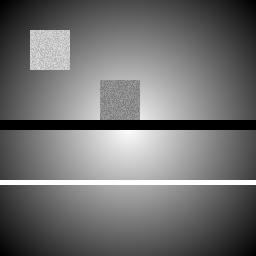
#> input picture data/image.png, 256 x 256 px
$ python image_huffman.py
#> lines starting #> are read from the running program, lines starting #| are printed output that depends on the picture
#!/usr/bin/env python3
"""Image Huffman Coding: grayscale image compression with lossless reconstruction."""
import heapq, math, os, struct, sys
from collections import Counter
import cv2, numpy as np
from matplotlib import pyplot as plt

class BitWriter:
    def __init__(self):
        self.buf = bytearray()
        self.byte = 0
        self.bits = 0
    def write(self, b):
        self.byte = (self.byte << 1) | (b & 1)
        self.bits += 1
        if self.bits == 8:
            self.buf.append(self.byte)
            self.byte = 0
            self.bits = 0
    def write_str(self, s):
        for c in s:
            self.write(1 if c == "1" else 0)
    def flush(self):
        if self.bits > 0:
            self.byte <<= (8 - self.bits)
            self.buf.append(self.byte)
            self.byte = 0
            self.bits = 0
        return bytes(self.buf)
    @property
    def padding(self):
        return 8 - self.bits if self.bits > 0 else 0

class HuffmanNode:
    __slots__ = ("sym", "freq", "left", "right")
    def __init__(self, sym=None, freq=0, left=None, right=None):
        self.sym = sym; self.freq = freq; self.left = left; self.right = right
    def __lt__(self, o):
        return (self.freq, id(self)) < (o.freq, id(o))
    def is_leaf(self):
        return self.left is None and self.right is None

class ImageHuffman:
    def __init__(self):
        self.freq = {}
        self.codes = {}
        self.tree = None
        self.h = self.w = 0

    def load_image(self, path):
        """Step 1-2: Read image, convert to grayscale."""
#> called with path = 'data/image.png'
        img = cv2.imread(path, cv2.IMREAD_GRAYSCALE)
#> img is the input picture: shape (256, 256); min 0, max 255, mean 112
        if img is None:
            from PIL import Image
            img = np.array(Image.open(path).convert("L"))
        self.h, self.w = img.shape
#> self.h = 256; self.w = 256
        self.img = img
        print(f"[OK] Loaded: {path} -> {self.w}x{self.h} grayscale")
#| [OK] Loaded: data/image.png -> 256x256 grayscale

    def build_histogram(self):
        """Step 3: Count pixel value frequencies (0-255)."""
        pixels = self.img.ravel().tolist()
#> pixels = 65536 items
        self.freq = dict(Counter(pixels))
#> self.freq = 254 items
        n = len(pixels)
#> n = 65536
        h = 0.0
        for c in self.freq.values():
            p = c / n
            h -= p * math.log2(p)
#> this loop made 254 passes
#> (c, p, h) on passes 1 to 3: (2585, 0.0394, 0.184), (16, 0.000244, 0.187), (20, 0.000305, 0.19)
#> after the loop, h = 7.58
        self.entropy = h
#> self.entropy = 7.58
        print(f"[OK] Histogram: {len(self.freq)} unique / {n} total")
#| [OK] Histogram: 254 unique / 65536 total
        print(f"[OK] Entropy: {h:.4f} bits/pixel")
#| [OK] Entropy: 7.5830 bits/pixel
        return self.freq

    def build_tree(self):
        """Step 4: Build Huffman tree and code table."""
        heap = [HuffmanNode(sym=s, freq=f) for s, f in self.freq.items()]
#> heap = 254 items
        heapq.heapify(heap)
        while len(heap) > 1:
            a = heapq.heappop(heap)
            b = heapq.heappop(heap)
            heapq.heappush(heap, HuffmanNode(freq=a.freq + b.freq, left=a, right=b))
        self.tree = heap[0] if heap else None
        self.codes = {}
        self._gen_codes(self.tree)
        # Convert to canonical codes for decoder compatibility
        items = sorted(self.codes.items(), key=lambda x: (len(x[1]), x[0]))
        out, code, cur = {}, 0, 0
        for sym, orig in items:
            length = len(orig)
            code <<= (length - cur)
            out[sym] = format(code, f"0{length}b")
            code += 1; cur = length
        self.codes = out
        n = sum(self.freq.values())
#> n = 65536
        self.avg_len = sum(self.freq[s] * len(c) for s, c in self.codes.items()) / n
#> self.avg_len = 7.62
        print(f"[OK] Tree: {len(self.codes)} codes, avg len: {self.avg_len:.4f} bpp, "
              f"eff: {self.entropy / self.avg_len * 100:.2f}%")
#| [OK] Tree: 254 codes, avg len: 7.6178 bpp, eff: 99.54%

    def _gen_codes(self, node, prefix=""):
        if node.is_leaf() and node.sym is not None:
            self.codes[node.sym] = prefix or "0"
            return
        if node.left:
            self._gen_codes(node.left, prefix + "0")
        if node.right:
            self._gen_codes(node.right, prefix + "1")

    def encode(self):
        """Encode pixel data to bitstream."""
        bw = BitWriter()
        for p in self.img.ravel():
            bw.write_str(self.codes[p])
#> this loop made 65536 passes
#> p on passes 28 to 30: 22, 23, 24
        return bw

    def save(self, path):
        """Step 5: Save compressed .huf file."""
        bw = self.encode()
        out = bytearray()
        out.extend(b"HF"); out.append(1)                  # magic + version
        out.extend(struct.pack("<HH", self.h, self.w))    # dimensions
        out.extend(struct.pack("<H", len(self.freq)))     # num symbols
        for sym in sorted(self.freq.keys()):
            out.extend(struct.pack("<I", sym))            # pixel value
            out.extend(struct.pack("<H", len(self.codes[sym])))  # code length
        out.append(bw.padding)
        out.extend(bw.flush())
        with open(path, "wb") as f:
            f.write(bytes(out))
        orig = self.h * self.w
        comp = os.path.getsize(path)
        print(f"[OK] Compressed: {orig} B -> {comp} B (ratio: {orig/comp:.4f}x)")
#| [OK] Compressed: 65536 B -> 63939 B (ratio: 1.0250x)

    def load(self, path):
        """Step 6: Load .huf file and reconstruct image."""
#> called with path = 'data/image.huf'
        with open(path, "rb") as f:
            data = f.read()
        if data[0:2] != b"HF":
            raise ValueError("Invalid file format")
        pos = 3  # skip magic + version
        h = struct.unpack("<H", data[pos:pos+2])[0]; pos += 2
        w = struct.unpack("<H", data[pos:pos+2])[0]; pos += 2
        n_syms = struct.unpack("<H", data[pos:pos+2])[0]; pos += 2
        sym_lens = {}
        for _ in range(n_syms):
            s = struct.unpack("<I", data[pos:pos+4])[0]; pos += 4
            ln = struct.unpack("<H", data[pos:pos+2])[0]; pos += 2
            sym_lens[s] = ln
        pad = data[pos]; pos += 1
        payload = data[pos:]
        # Rebuild canonical tree
        items = sorted(sym_lens.items(), key=lambda x: (x[1], x[0]))
        cd, code, cur = {}, 0, 0
        for sym, ln in items:
            code <<= (ln - cur)
            cd[sym] = format(code, f"0{ln}b")
            code += 1; cur = ln
#> this loop made 254 passes
#> (sym, ln) on passes 1 to 3: (0, 5), (255, 6), (67, 7)
        root = HuffmanNode()
        for sym, cs in cd.items():
            node = root
            for b in cs:
                if b == "0":
                    if not node.left: node.left = HuffmanNode()
                    node = node.left
                else:
                    if not node.right: node.right = HuffmanNode()
                    node = node.right
            node.sym = sym
#> this loop made 254 passes
#> (sym, cs) on passes 1 to 3: (0, '00000'), (255, '000010'), (67, '0000110')
        self.tree = root
        # Decode bitstream
        bits = len(payload) * 8 - pad
        s = "".join("1" if (payload[i//8] >> (7-(i%8))) & 1 else "0" for i in range(bits))
        pixels, node = [], root
        for b in s:
            node = node.left if b == "0" else node.right
            if node and node.is_leaf():
                pixels.append(node.sym); node = root
#> this loop made 499240 passes
#> b on passes 1 to 3: '0', '0', '0'
        if len(pixels) > h * w:
            pixels = pixels[:h*w]
        self.h, self.w, self.img = h, w, np.array(pixels, dtype=np.uint8).reshape(h, w)
        print(f"[OK] Decoded: {w}x{h} grayscale ({len(pixels)} pixels)")
#| [OK] Decoded: 256x256 grayscale (65536 pixels)
#|   >>> LOSSELSS

    def psnr(self, other):
        """Compute PSNR (inf = identical, lossless)."""
        mse = np.mean((self.img.astype(np.float64) - other.astype(np.float64))**2)
        return float("inf") if mse < 1e-12 else 10 * math.log10(255**2 / mse)

    def show_histogram(self, save=None):
        """Step 8a: Display/save pixel distribution histogram."""
#> called with save = 'data/image_histogram.png'
        plt.figure(figsize=(10, 5))
        plt.hist(self.img.ravel(), bins=256, range=(0, 255),
                 color="#2E86AB", alpha=0.85, edgecolor="white", linewidth=0.3)
        plt.title("Grayscale Pixel Distribution", fontsize=13, fontweight="bold")
        plt.xlabel("Pixel Value"); plt.ylabel("Frequency")
        plt.grid(axis="y", alpha=0.3); plt.tight_layout()
        if save: plt.savefig(save, dpi=150); print(f"[OK] Histogram: {save}")
#> after `plt.savefig(save, dpi=150)`:
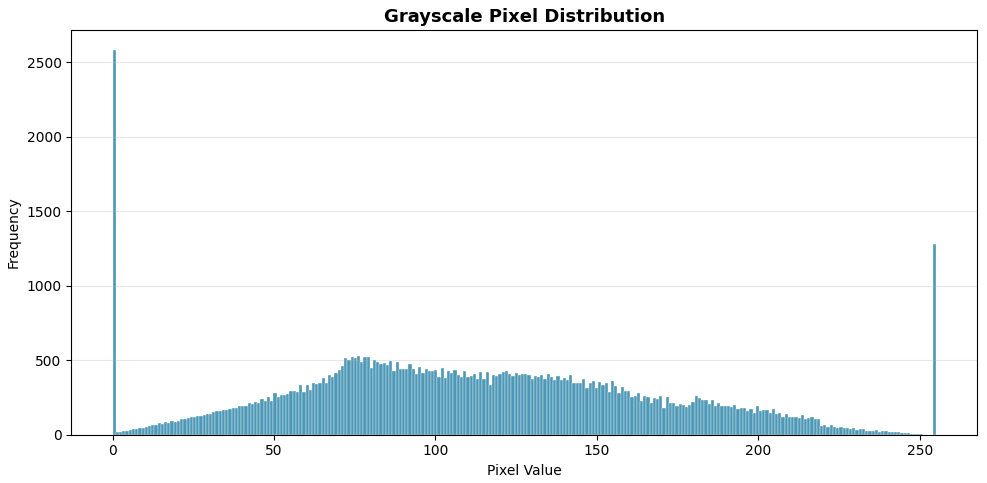
#> figure drawn by matplotlib, 1 panel; tallest bar 2585 high, from x = 0 to 0.996
        plt.close()

    def show_comparison(self, recon, title="Original vs Reconstructed", save=None):
        """Step 8b: Side-by-side original and reconstructed."""
#> called with title = 'Original vs Reconstructed', save = 'data/image_comparison.png'
        fig, (a1, a2) = plt.subplots(1, 2, figsize=(10, 5))
        a1.imshow(self.img, cmap="gray", vmin=0, vmax=255)
        a1.set_title(f"Original ({self.w}x{self.h})", fontsize=12)
        a1.axis("off")
        a2.imshow(recon, cmap="gray", vmin=0, vmax=255)
        p = self.psnr(recon)
        ps = "inf dB" if p == float("inf") else f"{p:.2f} dB"
        a2.set_title(f"Reconstructed (PSNR: {ps})", fontsize=12)
        a2.axis("off")
        plt.suptitle(title, fontsize=14, fontweight="bold")
        plt.tight_layout()
        if save: plt.savefig(save, dpi=150); print(f"[OK] Comparison: {save}")
#> after `plt.savefig(save, dpi=150)`:
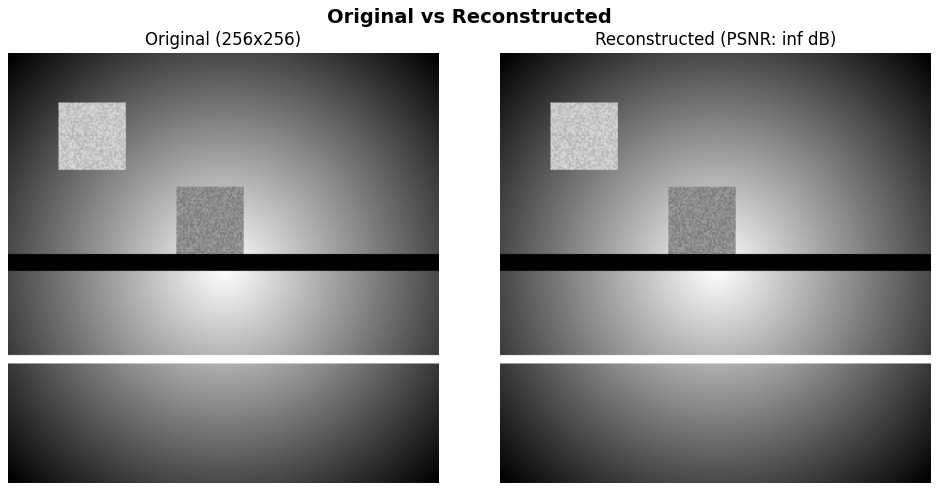
#> figure drawn by matplotlib, 2 panels
        plt.close()

def demo():
    print("=" * 60)
    print("  Image Huffman Coding System")
    print("=" * 60)
    base = os.path.dirname(os.path.abspath(__file__))
    img = sys.argv[1] if len(sys.argv) > 1 else os.path.join(base, "data", "image.png")
    if not os.path.exists(img):
        print(f"[!] Not found: {img}"); return
    stem = img.rsplit(".", 1)[0]
    h1 = ImageHuffman(); h2 = ImageHuffman()
    print("\n--- Step 1-2: Load & Grayscale ---")
    h1.load_image(img)
    print("\n--- Step 3-4: Histogram + Huffman Tree ---")
    h1.build_histogram(); h1.build_tree()
    print("\n--- Step 5: Compress ---")
    h1.save(stem + ".huf")
    print("\n--- Step 6: Decode & Reconstruct ---")
    h2.load(stem + ".huf")
    p = h1.psnr(h2.img)
    status = "LOSSELSS" if p == float("inf") else f"LOSSY (PSNR: {p:.2f} dB)"
    print(f"\n  >>> {status}")
    print("\n--- Step 7-8: Visualize ---")
    h1.show_histogram(save=stem + "_histogram.png")
    h1.show_comparison(h2.img, save=stem + "_comparison.png")
    c = os.path.getsize(stem + ".huf")
    print(f"\n  Summary: {h1.w}x{h1.h} | entropy {h1.entropy:.4f} | "
          f"avg len {h1.avg_len:.4f} | ratio {h1.h*h1.w/c:.4f}x")
#|   Summary: 256x256 | entropy 7.5830 | avg len 7.6178 | ratio 1.0250x
    print(f"  Reconstruction: {status}")
#|   Reconstruction: LOSSELSS

if __name__ == "__main__":
    demo()
